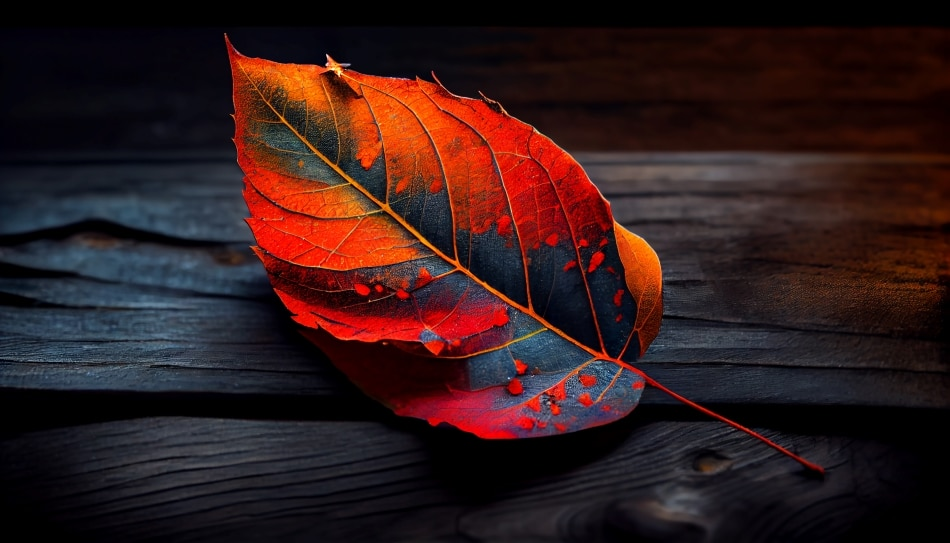
#> input picture Parcial 1/img1.jpg, 950 x 543 px
$ python practica7.py
#> lines starting #> are read from the running program, lines starting #| are printed output that depends on the picture; after the words box and inside, x2 and y2 are one past the last pixel; in counts of white or black regions, pixels touching at a corner belong together
# colores rgb
# rojo claro: (255, 102, 102)
# rojo oscuro: (153, 0, 0)
# verde claro: (102, 255, 102)
# verde oscuro: (0, 153, 0)
# azul claro: (102, 102, 255)
# azul oscuro: (0, 0, 153)
# amarillo claro: (255, 255, 102)
# amarillo oscuro: (153, 153, 0)
# blanco: (255, 255, 255)
# blanco gris claro: (200, 200, 200)


import cv2
import numpy as np
img = cv2.imread('img1.jpg')
#> img is the input picture: shape (543, 950, 3); mean B, G, R 26.9, 26.3, 49.9
#Agregar texto
cv2.putText(img, #Imagen donde se pondrá el texto
            'Colores a cambiar', #Texto a agregar
            (250, 50), #Posición (x,y) donde se pondrá el texto
            cv2.FONT_HERSHEY_SIMPLEX, #Tipo de fuente
            1, #Tamaño de la fuente
            (0, 0, 255), #Color del texto en formato BGR
            2 #Grosor del texto
)
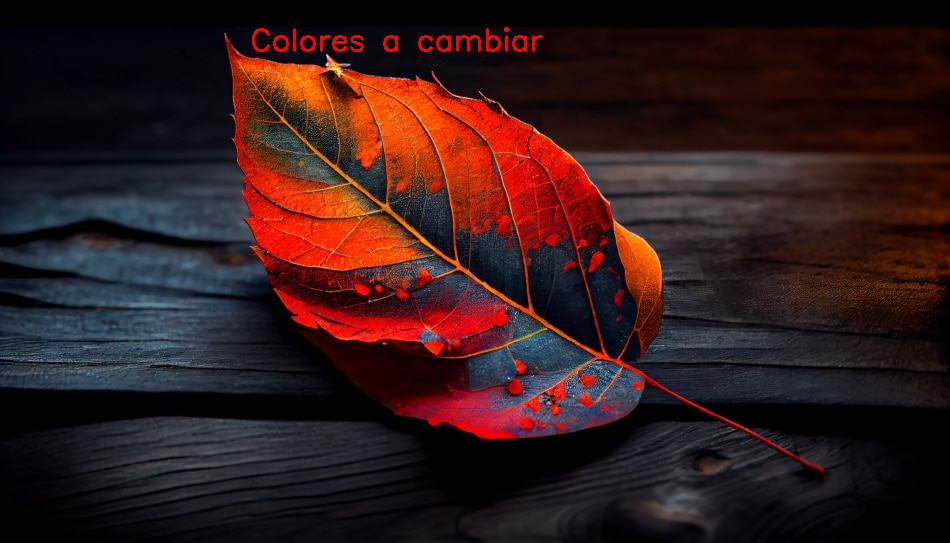
#> img: shape (543, 950, 3); 0.35% of pixels changed, all inside (x1, y1, x2, y2) = (252, 27, 543, 52)
hsv = cv2.cvtColor(img, cv2.COLOR_BGR2HSV)
#> hsv: shape (543, 950, 3); mean H, S, V 74.8, 134.6, 56.9
rojo1= np.array([0, 100, 100])
rojo2 = np.array([10, 255, 255])
rojo3 = np.array([160, 100, 100])
rojo4 = np.array([179, 255, 255])
kernel = np.ones((7,7),np.uint8)
mascara1 = cv2.inRange(hsv, rojo1, rojo2)
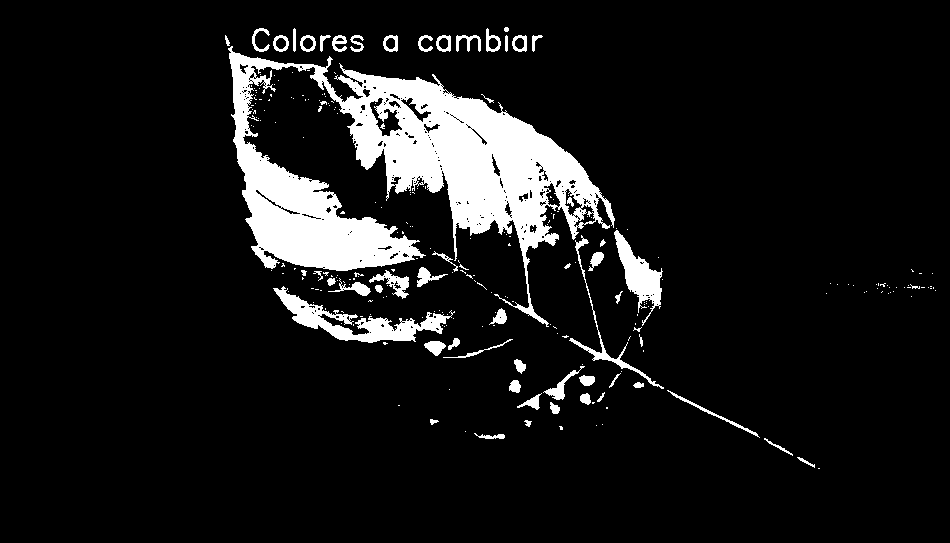
#> mascara1: shape (543, 950); 9.5% white; 256 white regions (198 under 20 px), largest, box (x1, y1, x2, y2) and area: (228, 46, 615, 327) 37527, (273, 286, 455, 343) 2984, (614, 230, 663, 326) 1661
mascara2 = cv2.inRange(hsv, rojo3, rojo4)
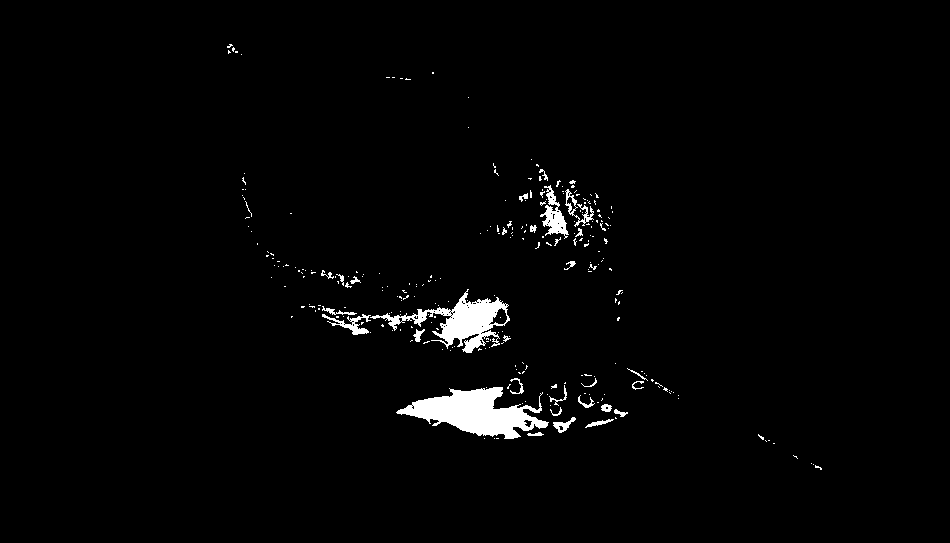
#> mascara2: shape (543, 950); 2% white; 276 white regions (246 under 20 px), largest, box (x1, y1, x2, y2) and area: (396, 387, 549, 439) 4019, (370, 289, 510, 353) 2715, (540, 185, 569, 239) 611
mascara = cv2.add(mascara1, mascara2)
#> mascara: shape (543, 950); 11.5% white; 224 white regions (179 under 20 px), largest, box (x1, y1, x2, y2) and area: (225, 35, 822, 470) 47355, (396, 366, 585, 439) 4842, (614, 230, 663, 326) 1661
mascara = cv2.morphologyEx(mascara, cv2.MORPH_CLOSE, kernel)
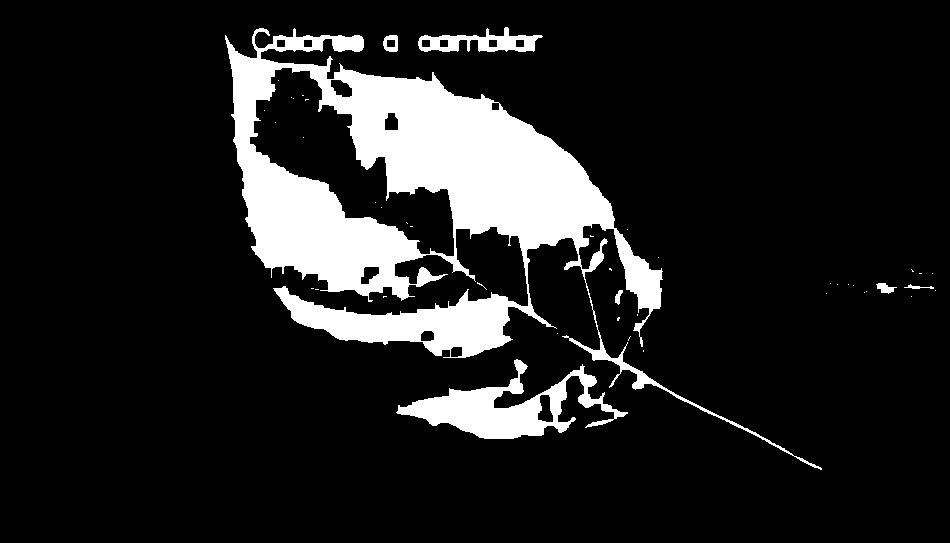
#> mascara: shape (543, 950); 13.1% white; 44 white regions (37 under 20 px), largest, box (x1, y1, x2, y2) and area: (225, 28, 822, 470) 59250, (396, 359, 628, 439) 6551, (418, 27, 543, 52) 1471
mascara = cv2.morphologyEx(mascara, cv2.MORPH_OPEN, kernel)
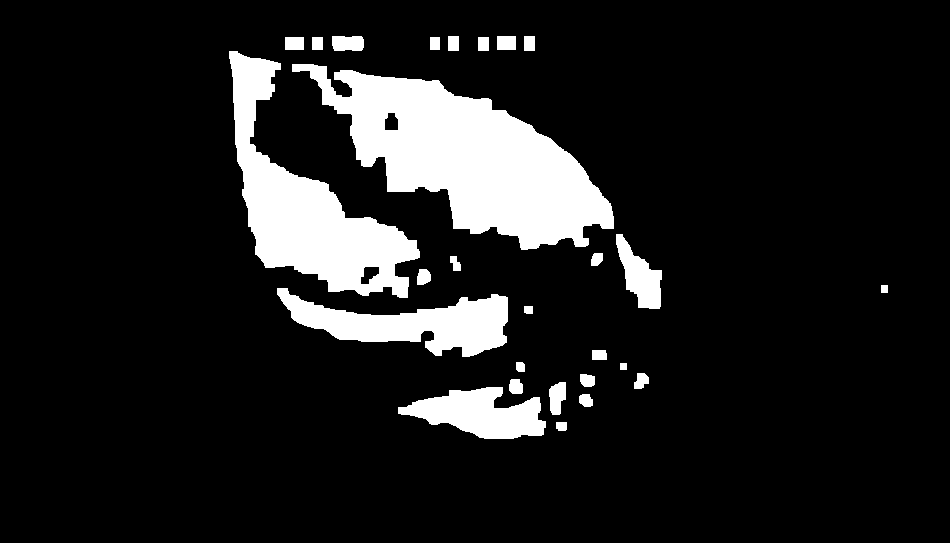
#> mascara: shape (543, 950); 12.1% white; 27 white regions
resultado = cv2.bitwise_and(img, img, mask=mascara)
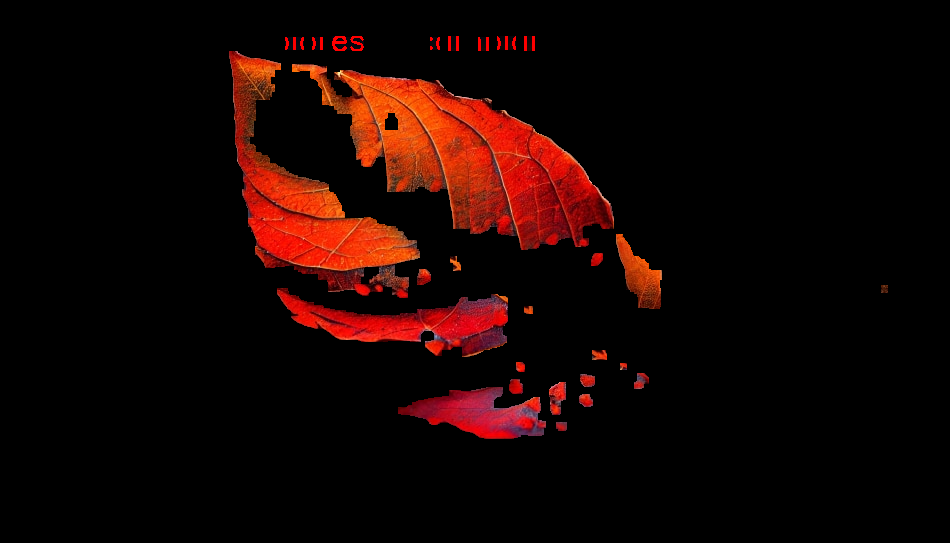
#> resultado: shape (543, 950, 3); mean B, G, R 2.4, 4.8, 22.3
contornos, _ = cv2.findContours(mascara, cv2.RETR_EXTERNAL, cv2.CHAIN_APPROX_SIMPLE)
#> contornos = 27 contours; largest, box (x1, y1, x2, y2) and area: (292, 64, 614, 250) 27400, (229, 51, 420, 298) 16635, (277, 288, 508, 357) 7432, (398, 387, 546, 439) 4452, (616, 234, 662, 309) 1657
for c in contornos:
    area = cv2.contourArea(c)
    if area > 500:
        cv2.drawContours(resultado, [c], -1, (0, 0, 255), 1)
        areas = f'Area del contorno: {area}'
        x,y,h,w = cv2.boundingRect(c)
        cv2.putText(resultado, areas, (x, y-10), cv2.FONT_HERSHEY_SIMPLEX, 0.5, (255, 100, 100), 1)
#> this loop made 27 passes
#> (area, areas, x, y, h, w) on passes 3, 12, 17, 18, 19: (4452, 'Area del contorno: 4452.0', 398, 387, 148, 52), (7431.5, 'Area del contorno: 7431.5', 277, 288, 231, 69), (1657, 'Area del contorno: 1657.0', 616, 234, 46, 75), (27400.5, 'Area del contorno: 27400.5', 292, 64, 322, 186), (16635, 'Area del contorno: 16635.0', 229, 51, 191, 247)
#> area on passes 1, 2, 4, 5, 6, 7: 76, 128.5, 385, 160, 146, 151
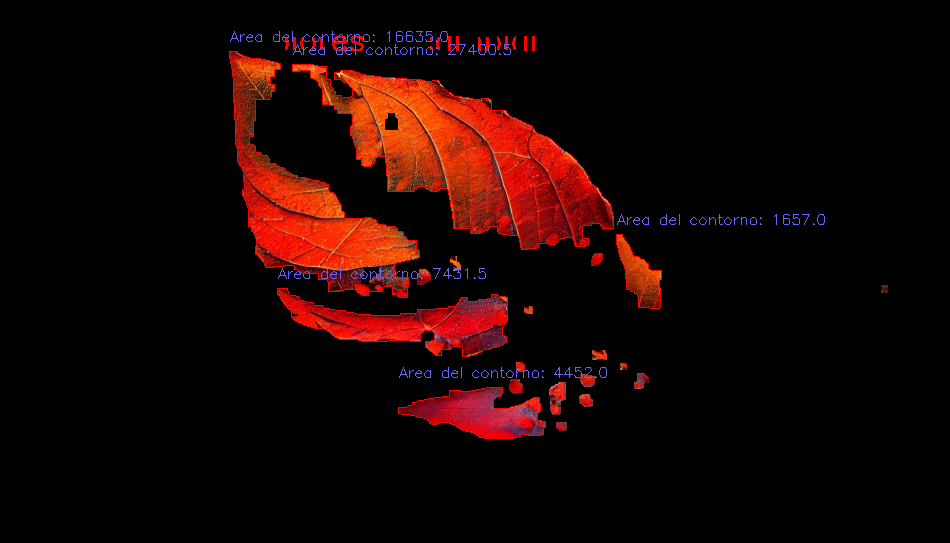
#> resultado: shape (543, 950, 3); 0.99% of pixels changed, all inside (x1, y1, x2, y2) = (229, 31, 825, 439)
cv2.imshow('Imagen Original', img)
cv2.imshow('Imagen HSV', hsv)
cv2.imshow('Mascara', mascara)
cv2.imshow('Resultado', resultado)

cv2.waitKey(0)
cv2.destroyAllWindows()
